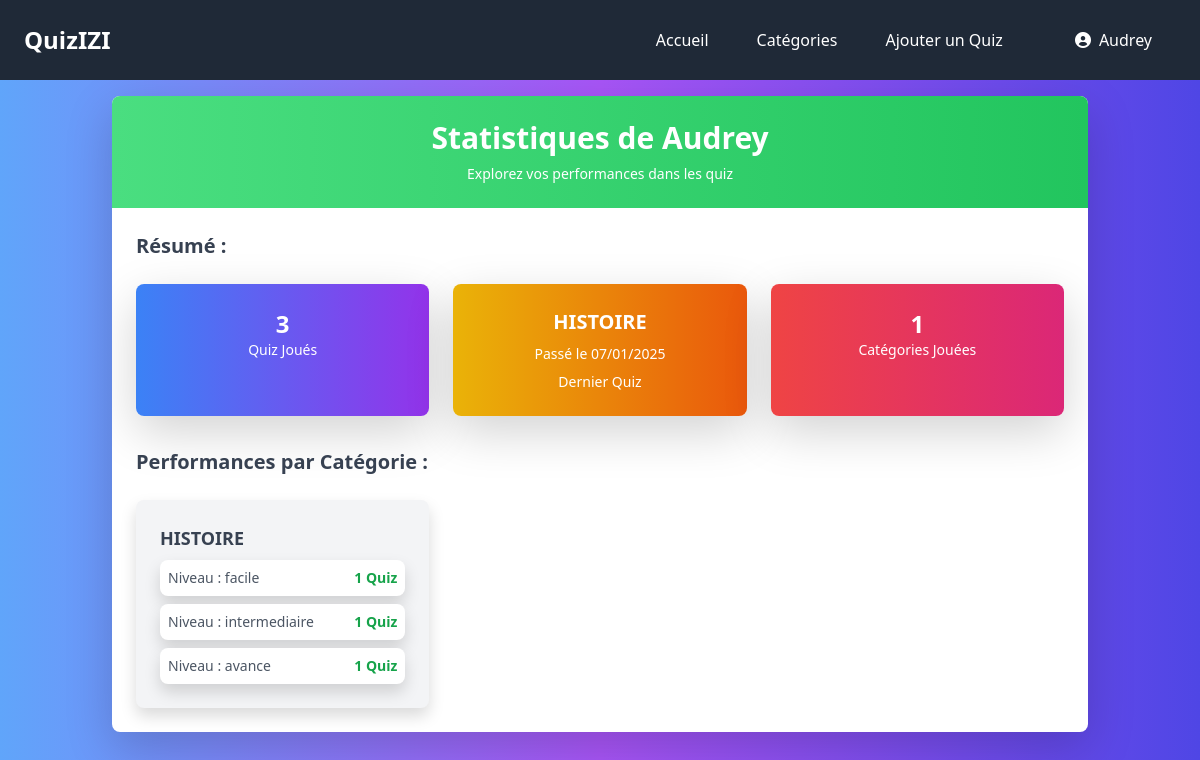
Screenshot of /profile/ (signed in) with the database file from the repository.
### quiz/models.py (models this page shows, shortened)
class CategorieQuiz(models.Model):
    id_cat = models.AutoField(primary_key=True)
    titre = models.CharField(max_length=255, unique=True)
    description = models.TextField()
    auteur = models.CharField(max_length=255)
    date_creation = models.DateTimeField(auto_now_add=True)
    icon = models.CharField(max_length=50, blank=True)  # Code de l'icône Font Awesome (e.g., "fa-user-alt")

class ResultatQuiz(models.Model):
    user = models.ForeignKey(
        User, on_delete=models.CASCADE, related_name="resultat_quiz"
    )
    categorie = models.ForeignKey(
        CategorieQuiz, on_delete=models.CASCADE, related_name="resultats"
    )
    niveau = models.CharField(
        max_length=50,
        choices=[
            ('facile', 'Facile'),
            ('intermediaire', 'Intermédiaire'),
            ('avance', 'Avancé')
        ],
        default='facile'
    )
    score = models.FloatField()
    score_cat = models.FloatField(default=0)
    termine = models.BooleanField(default=False)
    date_passage = models.DateTimeField(auto_now_add=True)
    class Meta:
        unique_together = ('user', 'categorie', 'niveau', 'date_passage')  # Évite les doublons de résultats

### quiz/views.py (the view)
# urls.py: path('profile/', views.profile, name='profile'),
@login_required
def profile(request):
    user = request.user
    resultats_par_categorie = {}
    resultats = ResultatQuiz.objects.filter(user=user)
    demande_en_attente = TemporaryCategory.objects.filter(auteur=user, approuve=False).count()
    categories_utilisateur = CategorieQuiz.objects.filter(auteur=user)
    for resultat in resultats:
        categorie = resultat.categorie
        niveau = resultat.niveau
        if categorie not in resultats_par_categorie:
            resultats_par_categorie[categorie] = {}
        if niveau not in resultats_par_categorie[categorie]:
            resultats_par_categorie[categorie][niveau] = []
        resultats_par_categorie[categorie][niveau].append(resultat)
    total_quiz_joues = resultats.count()
    dernier_quiz = resultats.last()  # Dernier résultat basé sur la date de passage
    dernier_quiz_titre = dernier_quiz.categorie.titre if dernier_quiz else "Aucun"
    dernier_quiz_date = dernier_quiz.date_passage if dernier_quiz else None
    context = {
        'user': user,
        'resultats_par_categorie': resultats_par_categorie,
        'total_quiz_joues': total_quiz_joues,
        'dernier_quiz_titre': dernier_quiz_titre,
        'dernier_quiz_date': dernier_quiz_date,
        'demande_en_attente': demande_en_attente,
        'categories_utilisateur': categories_utilisateur,  # Passer les catégories auxquelles l'utilisateur est lié
    }
    return render(request, 'Profil/profil.html', context)

### quiz/templates/Profil/profil.html (shortened to what this page needs)
<!DOCTYPE html>
<html lang="fr">
  <head>
    <script src="https://cdn.tailwindcss.com"></script>
  <link rel="stylesheet" href="https://cdnjs.cloudflare.com/ajax/libs/font-awesome/6.0.0-beta3/css/all.min.css">
    <link
      rel="stylesheet"
      href="https://cdnjs.cloudflare.com/ajax/libs/font-awesome/6.0.0-beta3/css/all.min.css"
    />
    <link
  href="https://cdn.jsdelivr.net/npm/bootstrap@5.3.0-alpha1/dist/css/bootstrap.min.css"
  rel="stylesheet"
/>
  </head>
  <body
    class="bg-gradient-to-r from-blue-400 via-purple-500 to-indigo-600 min-h-screen"
  >
    <nav class="bg-gray-800 p-4 text-white w-full fixed top-0 left-0 z-10">
      <div class="max-w-7xl mx-auto flex items-center justify-between">
        <a href="{% url 'home' %}" class="text-2xl font-bold">QuizIZI</a>
        <ul class="flex space-x-6">
          <a href="{% url 'home' %}" class="text-white hover:text-gray-600 mx-4">Accueil</a>
          <a href="{% url 'category_list' %}" class="text-white hover:text-gray-600 mx-4">Catégories</a>
          <a href="{% url 'ajouter_quiz' %}" class="text-white hover:text-gray-600 mx-4">Ajouter un Quiz</a>
          <li class="relative">
              <a href="#" class="text-white hover:text-gray-600 mx-4 flex items-center" id="userDropdown" aria-expanded="false">
                <i class="fas fa-user-circle mr-2"></i> {{ user.username }}
              </a>
          </li>
        </ul>
      </div>
    </nav>
    <div class="container mx-auto px-4 pt-24">
      <div
        class="bg-white rounded-lg shadow-lg overflow-hidden max-w-5xl mx-auto"
      >
        <div
          class="bg-gradient-to-r from-green-400 to-green-500 text-white text-center py-6"
        >
          <h1 class="text-3xl font-bold">
            Statistiques de {{ user.username }}
          </h1>
          <p class="mt-2 text-sm">Explorez vos performances dans les quiz</p>
        </div>
        <div class="p-6">
          <h2 class="text-xl font-semibold mb-4 text-gray-700">Résumé :</h2>
          <div class="grid grid-cols-1 md:grid-cols-3 gap-6">
            <div
              class="bg-gradient-to-r from-blue-500 to-purple-600 text-white rounded-lg shadow-lg p-4 text-center"
            >
              <h3 class="text-2xl font-bold">{{ total_quiz_joues }}</h3>
              <p class="text-sm">Quiz Joués</p>
            </div>
            <div
              class="bg-gradient-to-r from-yellow-500 to-orange-600 text-white rounded-lg shadow-lg p-4 text-center"
            >
              <h3 class="text-xl font-bold">{{ dernier_quiz_titre }}</h3>
              {% if dernier_quiz_date %}
              <p class="text-sm mt-2">
                Passé le {{ dernier_quiz_date|date:"d/m/Y" }}
              </p>
              {% else %}
              <p class="text-sm mt-2">Aucun quiz joué récemment</p>
              {% endif %}
              <p class="text-sm mt-2">Dernier Quiz</p>
            </div>
            <div
              class="bg-gradient-to-r from-red-500 to-pink-600 text-white rounded-lg shadow-lg p-4 text-center"
            >
              <h3 class="text-2xl font-bold">
                {{ resultats_par_categorie|length }}
              </h3>
              <p class="text-sm">Catégories Jouées</p>
            </div>
          </div>
          <h2 class="text-xl font-semibold mt-8 mb-4 text-gray-700">
            Performances par Catégorie :
          </h2>
          <div
            id="stats-container"
            class="grid grid-cols-1 md:grid-cols-2 lg:grid-cols-3 gap-6"
          >
            {% for categorie, niveaux in resultats_par_categorie.items %}
            <div class="bg-gray-100 rounded-lg shadow p-4">
              <h3 class="text-lg font-bold text-gray-700 mb-2">
                {{ categorie.titre }}
              </h3>
              <ul class="space-y-2">
                {% for niveau, resultats in niveaux.items %}
                <li
                  class="bg-white rounded-lg shadow p-2 flex justify-between items-center"
                >
                  <span class="text-sm font-medium text-gray-600"
                    >Niveau : {{ niveau }}</span
                  >
                  <span class="text-sm font-bold text-green-600"
                    >{{ resultats|length }} Quiz</span
                  >
                </li>
                {% endfor %}
              </ul>
            </div>
            {% endfor %}
          </div>
        </div>
      </div>
    </div>
  </body>
</html>

### rows the page displays
CategorieQuiz: titre "HISTOIRE"
ResultatQuiz: date_passage "07/01/2025", niveau "avance", resultats "1"
ResultatQuiz: niveau "facile", resultats "1"
ResultatQuiz: niveau "intermediaire", resultats "1"

### other values shown
{{ user.username }} "Audrey"
{{ total_quiz_joues }} "3"
{{ resultats_par_categorie|length }} "1"
